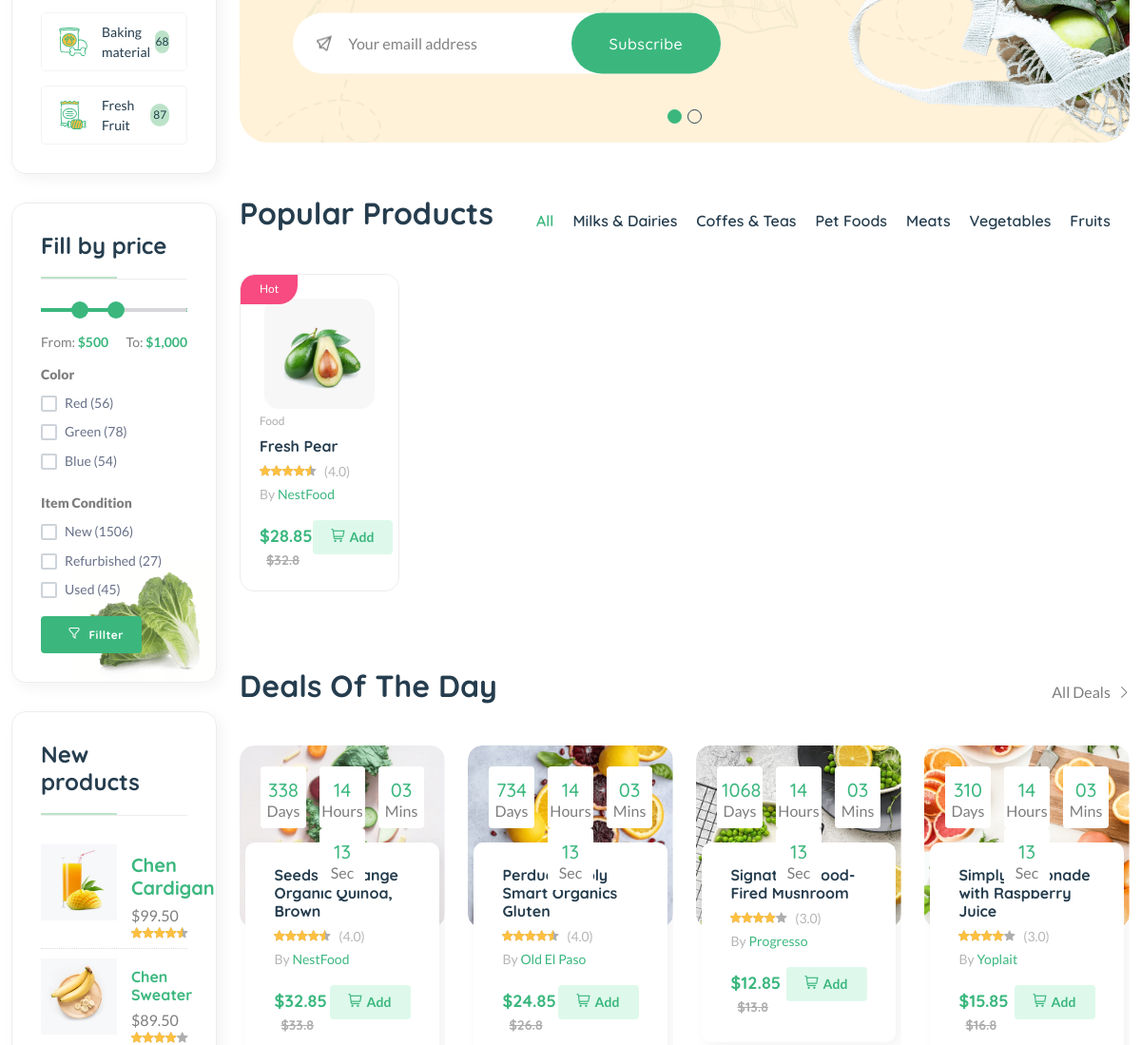
The app's page / (middle part), older data.
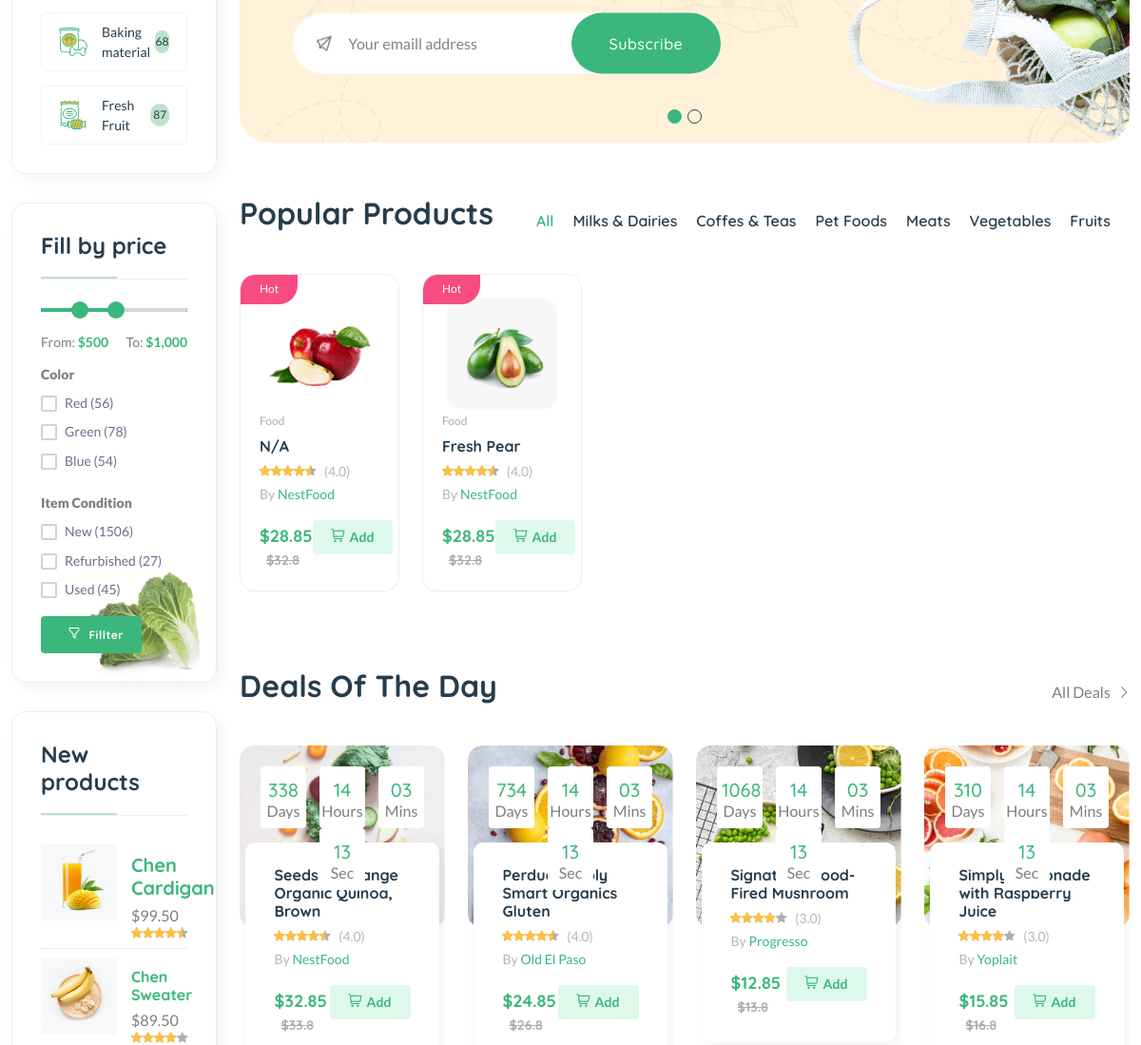
The same page, newer data.
### core/models.py (models this page shows, shortened)
class Product(models.Model):
    pid = ShortUUIDField(
        unique=True, length=10, max_length=20, alphabet="abcdefgh12345"
    )
    user = models.ForeignKey(User, on_delete=models.SET_NULL, null=True)
    category = models.ForeignKey(Category, on_delete=models.SET_NULL, null=True)
    title = models.CharField(max_length=100, default="N/A")
    image = models.ImageField(upload_to="user_directory_path", default="product.jpg")
    description = models.TextField(null=True, blank=True, default="N/A")
    price = models.DecimalField(max_digits=10, decimal_places=2, default=0.00)
    old_price = models.DecimalField(max_digits=10, decimal_places=2, default=0.00)
    specifications = models.TextField(null=True, blank=True, default="N/A")
    product_status = models.CharField(
        choices=STATUS, max_length=10, default="in_review"
    )
    status = models.BooleanField(default=True)
    in_stock = models.BooleanField(default=True)
    featured = models.BooleanField(default=False)
    digital = models.BooleanField(default=False)
    sku = ShortUUIDField(
        unique=True, length=4, max_length=10, prefix="sku", alphabet="1234567890"
    )
    date = models.DateTimeField(auto_now_add=True)
    updated = models.DateTimeField(null=True, blank=True)
    class Meta:
        verbose_name_plural = "Products"

class Category(models.Model):
    cid = ShortUUIDField(
        unique=True, length=10, max_length=20, prefix="cat", alphabet="abcdefgh12345"
    )
    title = models.CharField(max_length=100, default="N/A")
    image = models.ImageField(upload_to="category", default="category.jpg")
    class Meta:
        verbose_name_plural = "Categories"
    def __str__(self):
        return self.title

### core/views.py (the view)
# urls.py: urlpatterns = [path("", views.index, name="index")]
def index(request):
    products = Product.objects.all().order_by("-id")
    context = {"products": products}
    return render(request, "core/index.html", context)

### templates/core/index.html (shortened to what the changed rows need)
{% extends 'partials/base.html' %}
{% load static %}
{% block content %}
    <main class="main">
        <div class="container mb-30">
            <div class="row flex-row-reverse">
                <div class="col-lg-4-5">
                    <section class="product-tabs section-padding position-relative">
                        <div class="tab-content" id="myTabContent">
                            <div class="tab-pane fade show active" id="tab-one" role="tabpanel" aria-labelledby="tab-one">
                                <div class="row product-grid-4">
                                    {% for p in products %}
                                    <div class="col-lg-1-5 col-md-4 col-12 col-sm-6">
                                        <div class="product-cart-wrap mb-30">
                                            <div class="product-img-action-wrap">
                                                <div class="product-img product-img-zoom">
                                                    <a href="shop-product-right.html">
                                                        <img class="default-img" src="{{p.image.url}}" alt="" />
                                                    </a>
                                                </div>
                                                <div class="product-badges product-badges-position product-badges-mrg">
                                                    <span class="hot">Hot</span>
                                                </div>
                                            </div>
                                            <div class="product-content-wrap">
                                                <div class="product-category">
                                                    <a href="shop-grid-right.html">{{ p.category }}</a>
                                                </div>
                                                <h2><a href="shop-product-right.html">{{ p.title }}</a></h2>
                                                <div class="product-rate-cover">
                                                    <div class="product-rate d-inline-block">
                                                        <div class="product-rating" style="width: 90%"></div>
                                                    </div>
                                                    <span class="font-small ml-5 text-muted"> (4.0)</span>
                                                </div>
                                                <div>
                                                    <span class="font-small text-muted">By <a href="vendor-details-1.html">NestFood</a></span>
                                                </div>
                                                <div class="product-card-bottom">
                                                    <div class="product-price">
                                                        <span>$28.85</span>
                                                        <span class="old-price">$32.8</span>
                                                    </div>
                                                    <div class="add-cart">
                                                        <a class="add" href="shop-cart.html"><i class="fi-rs-shopping-cart mr-5"></i>Add </a>
                                                    </div>
                                                </div>
                                            </div>
                                        </div>
                                    </div>
                                    {% endfor %}
                                </div>
                            </div>
                        </div>
                    </section>
                    <section class="section-padding pb-5">
                        <div class="row">
                            <div class="col-xl-3 col-lg-4 col-md-6">
                                <div class="product-cart-wrap style-2">
                                    <div class="product-content-wrap">
                                        <div class="deals-content">
                                            <h2><a href="shop-product-right.html">Seeds of Change Organic Quinoa, Brown</a></h2>
                                        </div>
                                    </div>
                                </div>
                            </div>
                            <div class="col-xl-3 col-lg-4 col-md-6">
                                <div class="product-cart-wrap style-2">
                                    <div class="product-content-wrap">
                                        <div class="deals-content">
                                            <h2><a href="shop-product-right.html">Perdue Simply Smart Organics Gluten</a></h2>
                                        </div>
                                    </div>
                                </div>
                            </div>
                            <div class="col-xl-3 col-lg-4 col-md-6 d-none d-lg-block">
                                <div class="product-cart-wrap style-2">
                                    <div class="product-content-wrap">
                                        <div class="deals-content">
                                            <h2><a href="shop-product-right.html">Signature Wood-Fired Mushroom</a></h2>
                                        </div>
                                    </div>
                                </div>
                            </div>
                            <div class="col-xl-3 col-lg-4 col-md-6 d-none d-xl-block">
                                <div class="product-cart-wrap style-2">
                                    <div class="product-content-wrap">
                                        <div class="deals-content">
                                            <h2><a href="shop-product-right.html">Simply Lemonade with Raspberry Juice</a></h2>
                                        </div>
                                    </div>
                                </div>
                            </div>
                        </div>
                    </section>
                </div>
            </div>
        </div>
    </main>
{% endblock content %}

Row changes from the older to the newer data that the page shows:
added Product: image (picture), category "Food", title "N/A"
